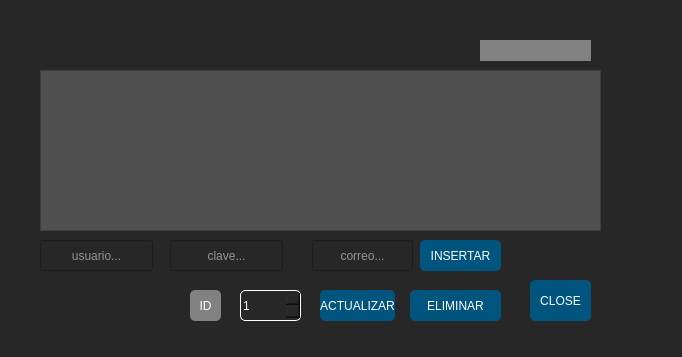
<?xml version="1.0" encoding="UTF-8"?>
<ui version="4.0">
 <class>Dialog</class>
 <widget class="QDialog" name="Dialog">
  <property name="geometry">
   <rect>
    <x>0</x>
    <y>0</y>
    <width>682</width>
    <height>357</height>
   </rect>
  </property>
  <property name="windowTitle">
   <string>Dialog</string>
  </property>
  <property name="styleSheet">
   <string notr="true">background-color: rgb(39, 39, 39);</string>
  </property>
  <widget class="QPushButton" name="btnInsertar">
   <property name="geometry">
    <rect>
     <x>420</x>
     <y>240</y>
     <width>81</width>
     <height>31</height>
    </rect>
   </property>
   <property name="styleSheet">
    <string notr="true">border-radius: 5px;
color:white;
background-color: rgb(0, 85, 127);</string>
   </property>
   <property name="text">
    <string>INSERTAR</string>
   </property>
  </widget>
  <widget class="QPushButton" name="btnEliminar">
   <property name="geometry">
    <rect>
     <x>410</x>
     <y>290</y>
     <width>91</width>
     <height>31</height>
    </rect>
   </property>
   <property name="styleSheet">
    <string notr="true">background-color: rgb(0, 85, 127);
border-radius: 5px;
color:white</string>
   </property>
   <property name="text">
    <string>ELIMINAR</string>
   </property>
  </widget>
  <widget class="QPushButton" name="btnActualizar">
   <property name="geometry">
    <rect>
     <x>320</x>
     <y>290</y>
     <width>75</width>
     <height>31</height>
    </rect>
   </property>
   <property name="styleSheet">
    <string notr="true">background-color: rgb(0, 85, 127);
border-radius: 5px;
color:white
</string>
   </property>
   <property name="text">
    <string>ACTUALIZAR</string>
   </property>
  </widget>
  <widget class="QLabel" name="lbmensajeee">
   <property name="geometry">
    <rect>
     <x>480</x>
     <y>40</y>
     <width>111</width>
     <height>21</height>
    </rect>
   </property>
   <property name="font">
    <font>
     <family>Arial Rounded MT Bold</family>
     <pointsize>11</pointsize>
     <weight>50</weight>
     <italic>false</italic>
     <bold>false</bold>
    </font>
   </property>
   <property name="styleSheet">
    <string notr="true">font: 11pt &quot;Arial Rounded MT Bold&quot;;
background-color: rgb(130, 130, 130);</string>
   </property>
   <property name="frameShape">
    <enum>QFrame::NoFrame</enum>
   </property>
   <property name="text">
    <string/>
   </property>
   <property name="alignment">
    <set>Qt::AlignCenter</set>
   </property>
  </widget>
  <widget class="QTableWidget" name="tblWdgtUsuarios">
   <property name="geometry">
    <rect>
     <x>40</x>
     <y>70</y>
     <width>561</width>
     <height>161</height>
    </rect>
   </property>
   <property name="styleSheet">
    <string notr="true">color: rgb(0, 0, 0);
background-color: rgb(80, 80, 80);</string>
   </property>
   <property name="selectionMode">
    <enum>QAbstractItemView::SingleSelection</enum>
   </property>
   <property name="selectionBehavior">
    <enum>QAbstractItemView::SelectRows</enum>
   </property>
  </widget>
  <widget class="QLineEdit" name="txtCorreo">
   <property name="geometry">
    <rect>
     <x>312</x>
     <y>240</y>
     <width>101</width>
     <height>31</height>
    </rect>
   </property>
   <property name="styleSheet">
    <string notr="true">color: rgb(255, 255, 255);</string>
   </property>
   <property name="alignment">
    <set>Qt::AlignCenter</set>
   </property>
   <property name="placeholderText">
    <string>correo...</string>
   </property>
   <property name="clearButtonEnabled">
    <bool>false</bool>
   </property>
  </widget>
  <widget class="QLineEdit" name="txtClavee">
   <property name="geometry">
    <rect>
     <x>170</x>
     <y>240</y>
     <width>113</width>
     <height>31</height>
    </rect>
   </property>
   <property name="styleSheet">
    <string notr="true">
color: rgb(255, 255, 255);</string>
   </property>
   <property name="alignment">
    <set>Qt::AlignCenter</set>
   </property>
   <property name="placeholderText">
    <string>clave...</string>
   </property>
  </widget>
  <widget class="QLineEdit" name="txtUsuarioo">
   <property name="geometry">
    <rect>
     <x>40</x>
     <y>240</y>
     <width>113</width>
     <height>31</height>
    </rect>
   </property>
   <property name="styleSheet">
    <string notr="true">color: rgb(255, 255, 255);</string>
   </property>
   <property name="alignment">
    <set>Qt::AlignCenter</set>
   </property>
   <property name="placeholderText">
    <string>usuario...</string>
   </property>
  </widget>
  <widget class="QSpinBox" name="spincontro">
   <property name="geometry">
    <rect>
     <x>240</x>
     <y>290</y>
     <width>61</width>
     <height>31</height>
    </rect>
   </property>
   <property name="styleSheet">
    <string notr="true">border:1px solid white;
border-radius: 5px;
color:white


</string>
   </property>
   <property name="minimum">
    <number>1</number>
   </property>
   <property name="value">
    <number>1</number>
   </property>
  </widget>
  <widget class="QPushButton" name="bttCerrar2">
   <property name="geometry">
    <rect>
     <x>530</x>
     <y>280</y>
     <width>61</width>
     <height>41</height>
    </rect>
   </property>
   <property name="styleSheet">
    <string notr="true">background-color: rgb(0, 85, 127);
border-radius: 5px;
color: rgb(255, 255, 255);</string>
   </property>
   <property name="text">
    <string>CLOSE</string>
   </property>
  </widget>
  <widget class="QLabel" name="label">
   <property name="geometry">
    <rect>
     <x>190</x>
     <y>290</y>
     <width>31</width>
     <height>31</height>
    </rect>
   </property>
   <property name="styleSheet">
    <string notr="true">color: rgb(255, 255, 255);
background-color: rgb(129, 129, 129);
border-radius: 5px;</string>
   </property>
   <property name="text">
    <string>ID</string>
   </property>
   <property name="alignment">
    <set>Qt::AlignCenter</set>
   </property>
  </widget>
 </widget>
 <resources/>
 <connections/>
</ui>
